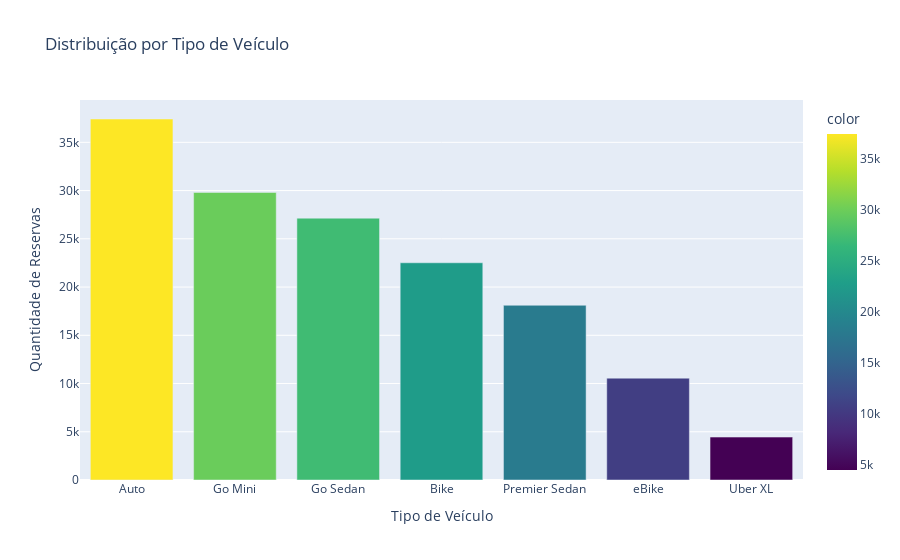

Notebook source saved alongside this figure:
### Markdown cell above
# Análise por Tipo de Veículo

A distribuição por tipo de veículo mostra que os Autos dominam claramente (≈37.419 reservas), seguidos por Go Mini (≈29.806) e Go Sedan (≈27.141); Bike (≈22.517) e Premier Sedan (≈18.111) têm participação relevante, enquanto eBike (≈10.557) e Uber XL (≈4.449) representam segmentos menores. Esses resultados sugerem priorizar alocação de frota e recrutamento para Auto, Go Mini e Go Sedan, manter oferta estratégica de Bikes e Premier em horários/zonas de maior demanda e considerar incentivos ou posicionamento específico para aumentar a utilização de eBikes e Uber XL.

### Code cell
# Análise por tipo de veículo
vehicle_counts = df['Vehicle Type'].value_counts()

# Gráfico interativo com Plotly
fig = px.bar(x=vehicle_counts.index, y=vehicle_counts.values,
             title='Distribuição por Tipo de Veículo',
             labels={'x': 'Tipo de Veículo', 'y': 'Quantidade de Reservas'},
             color=vehicle_counts.values,
             color_continuous_scale='viridis')
fig.show()

### Figure 1 — Plotly figure (JSON) as saved in the notebook; plotly's stock layout.template omitted (floating-point values rounded to 4 significant figures)
{"data": [{"hovertemplate": "Tipo de Veículo=%{x}<br>Quantidade de Reservas=%{y}<br>color=%{marker.color}<extra></extra>", "legendgroup": "", "marker": {"color": [37419, 29806, 27141, 22517, 18111, 10557, 4449], "coloraxis": "coloraxis", "pattern": {"shape": ""}}, "name": "", "orientation": "v", "showlegend": false, "textposition": "auto", "type": "bar", "x": ["Auto", "Go Mini", "Go Sedan", "Bike", "Premier Sedan", "eBike", "Uber XL"], "xaxis": "x", "y": [37419, 29806, 27141, 22517, 18111, 10557, 4449], "yaxis": "y"}], "layout": {"barmode": "relative", "coloraxis": {"colorbar": {"title": {"text": "color"}}, "colorscale": [[0, "#440154"], [0.1111, "#482878"], [0.2222, "#3e4989"], [0.3333, "#31688e"], [0.4444, "#26828e"], [0.5556, "#1f9e89"], [0.6667, "#35b779"], [0.7778, "#6ece58"], [0.8889, "#b5de2b"], [1, "#fde725"]]}, "legend": {"tracegroupgap": 0}, "title": {"text": "Distribuição por Tipo de Veículo"}, "xaxis": {"anchor": "y", "domain": [0, 1], "title": {"text": "Tipo de Veículo"}}, "yaxis": {"anchor": "x", "domain": [0, 1], "title": {"text": "Quantidade de Reservas"}}}}
